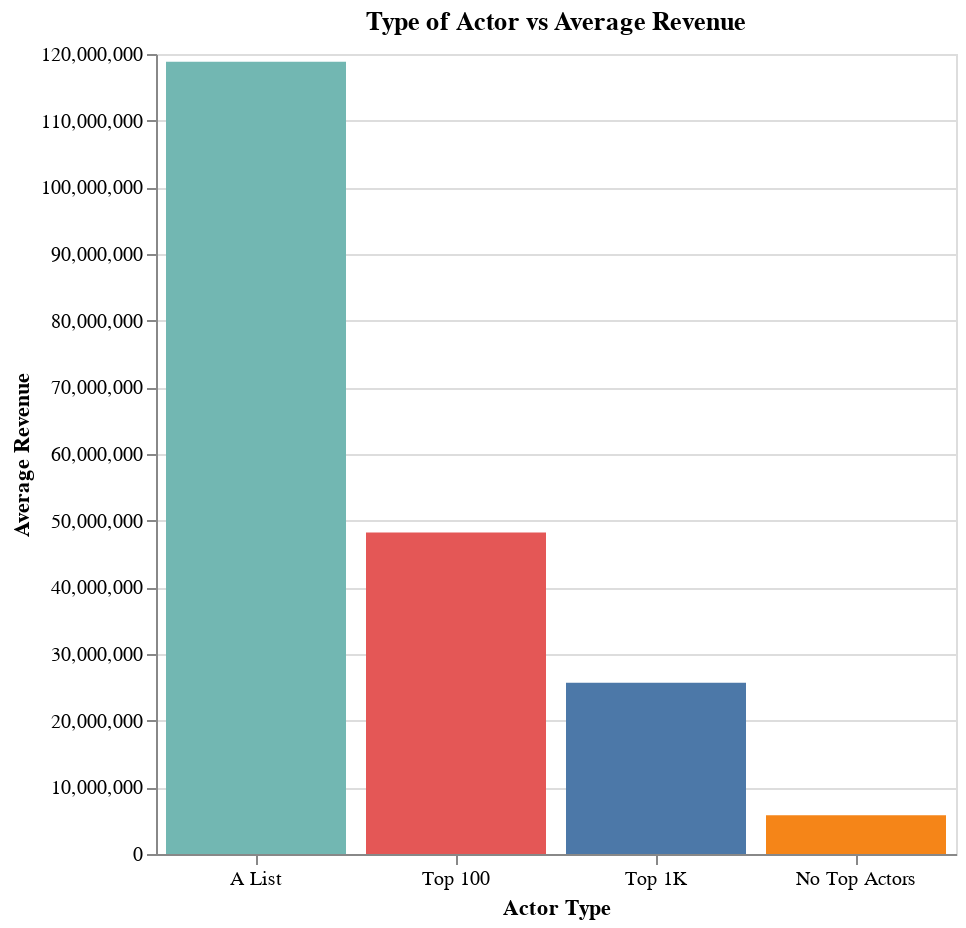

Source (notebook cell):
### Code cell
''' 
Top actors vs Revenue
'''
import pandas as pd
import altair as alt

# load data
data = pd.read_csv('data/master_dataset.csv')

# calculate average revenue for movies with top 100 actors
alist_avg_revenue = data[data['a_list'] == 1]['revenue'].mean()

# calculate average revenue for movies with top 100 actors
top100_avg_revenue = data[data['top_100'] == 1]['revenue'].mean()

# calculate average revenue for movies with top 1k actors
top1k_avg_revenue = data[data['top_1k'] == 1]['revenue'].mean()

# calculate average revenue for movies with no top actors
no_top_avg_revenue = data[(data['a_list'] == 0) & (data['top_100'] == 0) & (data['top_1k'] == 0)]['revenue'].mean()

# create a DataFrame to use for plotting
plot_data = pd.DataFrame({
    'actor_type': pd.Categorical(['A List', 'Top 100', 'Top 1K', 'No Top Actors'], categories=['A List', 'Top 100', 'Top 1K', 'No Top Actors'], ordered=True),
    'average_revenue': [alist_avg_revenue, top100_avg_revenue, top1k_avg_revenue, no_top_avg_revenue],
    'color': ['red', 'green', 'blue', 'gray']
})

# create bar chart
chart = alt.Chart(plot_data).mark_bar().encode(
    x=alt.X('actor_type', title='Actor Type', axis=alt.Axis(labelAngle=0), sort=['A List', 'Top 100', 'Top 1K', 'No Top Actors']),
    y=alt.Y('average_revenue', title='Average Revenue'),
    color=alt.Color('color', legend=None),
    tooltip=['actor_type:N', 'average_revenue:Q']
).properties(
    title='Type of Actor vs Average Revenue',
    width=400,
    height=400
).interactive()

# display chart
chart.display()

### Figure 1 — Vega-Lite specification as saved in the notebook (floating-point values rounded to 4 significant figures)
{"config": {"view": {"continuousWidth": 400, "continuousHeight": 300}}, "data": {"name": "data-aeb70a381c7f5a879bb099e62b2e8ea0"}, "mark": "bar", "encoding": {"color": {"field": "color", "legend": null, "type": "nominal"}, "tooltip": [{"field": "actor_type", "type": "nominal"}, {"field": "average_revenue", "type": "quantitative"}], "x": {"axis": {"labelAngle": 0}, "field": "actor_type", "sort": ["A List", "Top 100", "Top 1K", "No Top Actors"], "title": "Actor Type", "type": "nominal"}, "y": {"field": "average_revenue", "title": "Average Revenue", "type": "quantitative"}}, "height": 400, "selection": {"selector033": {"type": "interval", "bind": "scales", "encodings": ["x", "y"]}}, "title": "Type of Actor vs Average Revenue", "width": 400, "$schema": "https://vega.github.io/schema/vega-lite/v4.17.0.json", "datasets": {"data-aeb70a381c7f5a879bb099e62b2e8ea0": [{"actor_type": "A List", "average_revenue": 118800000.0, "color": "red"}, {"actor_type": "Top 100", "average_revenue": 48230000.0, "color": "green"}, {"actor_type": "Top 1K", "average_revenue": 25680000.0, "color": "blue"}, {"actor_type": "No Top Actors", "average_revenue": 5812000.0, "color": "gray"}]}}
